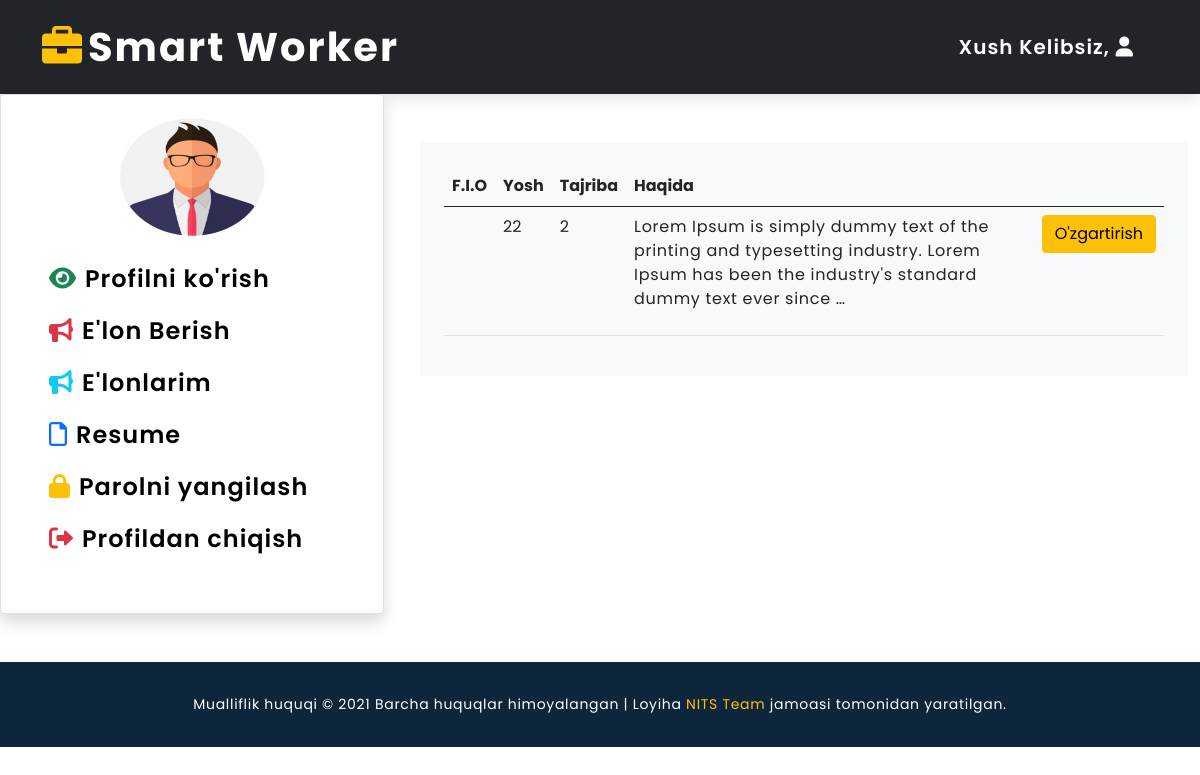
Page /employer/ (signed in) on the committed database.
### mardikor/models.py (models this page shows)
class Employer(models.Model):
    user=models.ForeignKey(User,on_delete=models.CASCADE)
    age=models.IntegerField()
    category=models.ForeignKey(Category,on_delete=models.CASCADE)
    title = RichTextField()
    about=RichTextField()
    experience=models.CharField(max_length=50)
    salary=models.CharField(max_length=200)
    phone=models.CharField(max_length=50)
    address=RichTextField()
    def __str__(self):
        return self.user.first_name

### mardikor/views.py (the view, shortened to what this page needs)
# urls.py: path('employer/',employer,name='employer'),
@login_required
def employer(request):
    context={}
    isExist=Employer.objects.filter(id=request.user.id).first()
    print(isExist)
    category=Category.objects.all()
    context={
        'data':category,
        'employer':isExist
    }
    return render(request,'employer.html',context)

### templates/employer.html (shortened to what this page needs)
{% extends 'ishBeruvchi.html'%}
{% block dashboard %}
<div class="container">
    <div class="row">
        {% if employer %}
        <div class="col-md-12 mx-auto bg-light my-5 p-4">
            <table class="table ">
                <thead>
                    <th>F.I.O</th>
                    <th>Yosh</th>
                    <th>Tajriba</th>
                    <th>Haqida</th>
                    <th></th>
                </thead>
                <tbody>
                    <tr>
                        <td>{{user.first_name}} {{user.last_name}}</td>
                        <td>{{employer.age}}</td>
                        <td>{{employer.experience}}</td>
                        <td>{{employer.about |safe |truncatechars:150}}</td>
                        <td><a href="{% url 'update_resume' %}?resumeId={{employer.id}}" class="btn btn-warning">O'zgartirish</a></td>
                    </tr>
                </tbody>
            </table>
        </div>
    </div>
        {% endif %}
</div>
{% endblock %}

### static/css/style.css (style rules this page uses)
* { margin: 0;padding: 0;box-sizing: border-box; font-family: 'Poppins', sans-serif; }
p { font-family: 'Poppins', sans-serif; letter-spacing: .7px; }

### rows in the picture
Employer: age "22", experience "2", about "Lorem Ipsum is simply dummy text of the printing and typesetting industry. Lorem Ipsum has been the industry's standard dummy text ever since …"
